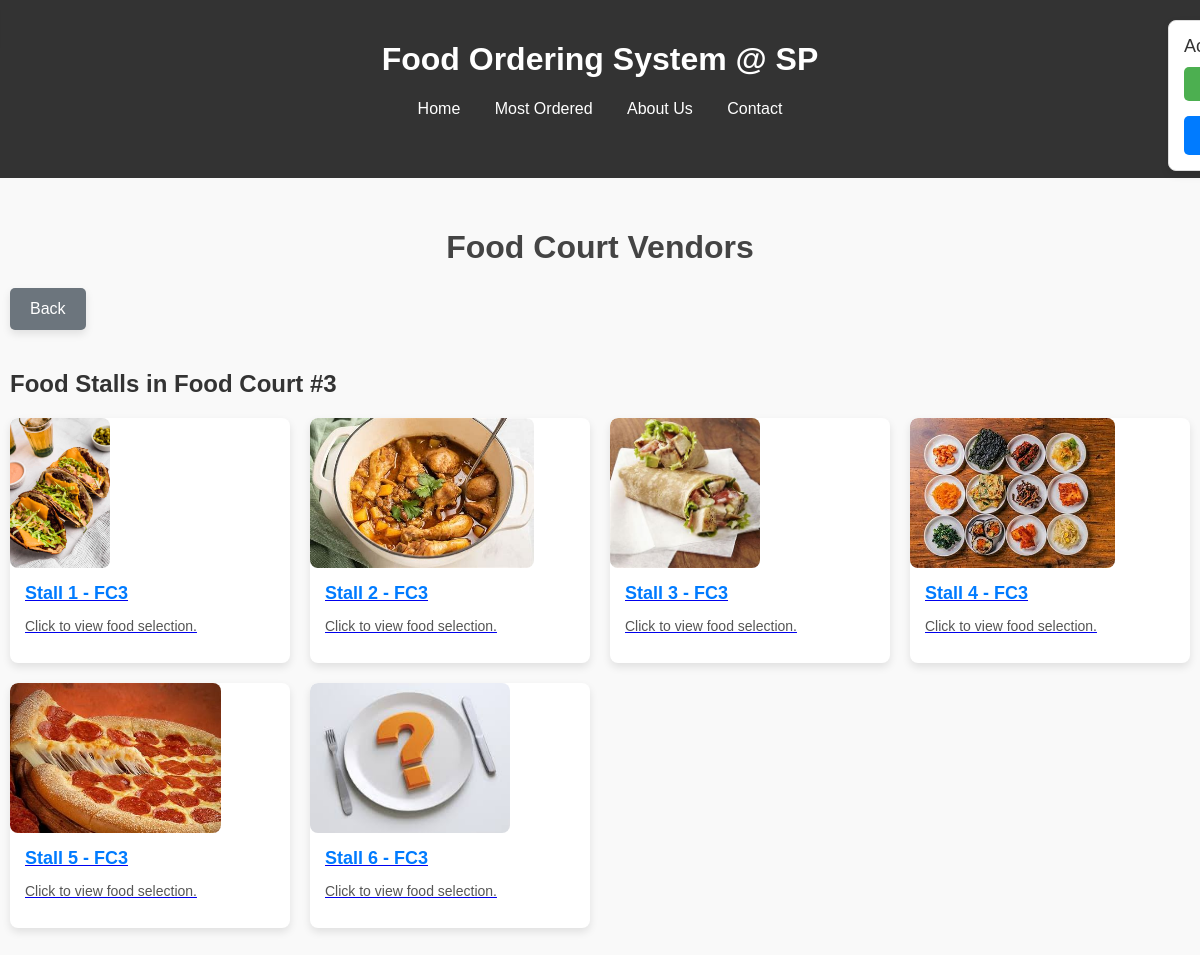
Page /FoodCourts/FC.php?food_court_id=3 (signed in) on the committed database.
### tables this page shows
CREATE TABLE `food_stalls` (
  `stall_id` int(11) NOT NULL,
  `stall_name` varchar(100) NOT NULL,
  `food_court_id` int(11) DEFAULT NULL,
  `contact_number` varchar(15) DEFAULT NULL,
  `availability` enum('Open','Closed','Temporarily Closed') DEFAULT 'Open',
  `opening_time` time DEFAULT NULL,
  `closing_time` time DEFAULT NULL,
  `description` text DEFAULT NULL,
  `stall_picture` varchar(255) DEFAULT NULL
);

### Scripts/common.php (called while the page is built, shortened)
<?php
$host = 'localhost';
$dbname = 'projectcsad';
$username = 'root';
$password = '';
$conn = new mysqli($host, $username, $password, $dbname);
$food_court_id = isset($_GET['food_court_id']) ? intval($_GET['food_court_id']) : 0;
function getFoodStalls($foodCourtId, $conn) {
    $query = "SELECT * FROM food_stalls WHERE food_court_id = ?";
    $stmt = $conn->prepare($query);
    $stmt->bind_param("i", $foodCourtId);
    $stmt->execute();
    return $stmt->get_result();
}
$stall_result = $food_court_id ? getFoodStalls($food_court_id, $conn) : null;
?>

### FoodCourts/FC.php (the view, shortened to what this page needs)
<?php
include $_SERVER['DOCUMENT_ROOT'] . '/projectCSAD/Scripts/common.php';
include $_SERVER['DOCUMENT_ROOT'] . '/projectCSAD/Scripts/Account.php';
echo $account,$main_head;
?>
<!DOCTYPE html>
<html lang="en">
<head>
    <link rel="stylesheet" href="../Scripts/FC1_6_CSS.css">
</head>
<body>
    <header>
    </header>
    <div class="container">
        <h1>Food Court Vendors</h1>
      <a href="javascript:history.back()" class="back-to-menu-btn">Back</a>
        <?php if (!$stall_id && $food_court_id): ?>
            <h2>Food Stalls in Food Court #<?= htmlspecialchars($food_court_id) ?></h2>
            <div class="vendor-grid">
                <?php while ($stall = $stall_result->fetch_assoc()):                 ?>
                    <a href="FC.php?vendor_id=<?= $food_court_id ?>&stall_id=<?= $stall['stall_id'] ?>" class="vendor-card">
                    <img src="<?= !empty($stall['stall_picture']) ? '/ProjectCSAD' . htmlspecialchars($stall['stall_picture']) : '/ProjectCSAD/uploads/unknown_food.jpg' ?>" alt="<?= htmlspecialchars($stall['stall_picture']) ?>" onerror="this.onerror=null;this.src='/ProjectCSAD/uploads/unknown_food.jpg';" style="width: auto; height: 150px; object-fit: cover; border-radius: 8px;">
                        <div class="vendor-details">
                            <h2><?= htmlspecialchars($stall['stall_name']) ?></h2>
                            <p>Click to view food selection.</p>
                        </div>
                    </a>
                <?php endwhile; ?>
            </div>
<?php endif; ?>
    </div>
</body>
</html>

### Scripts/FC1_6_CSS.css (style rules this page uses)
body { font-family: 'Arial', sans-serif; margin: 0; padding: 0; background-color: #f9f9f9; color: #333; }
header { background-color: #333; color: white; padding: 20px; text-align: center; }
.container { max-width: 1200px; margin: 20px auto; padding: 10px; }
h1 { text-align: center; color: #444; }
.vendor-grid, .food-items-grid { display: grid; grid-template-columns: repeat(auto-fit, minmax(250px, 1fr)); gap: 20px; margin-top: 20px; }
.vendor-card, .food-item-card { background: #fff; border-radius: 8px; box-shadow: 0 4px 8px rgba(0, 0, 0, 0.1); overflow: hidden; transition: transform 0.3s ease; }
.vendor-card img, .food-item-card img { width: 100%; height: 150px; object-fit: cover; }
.vendor-card .vendor-details, .food-item-card .food-item-details { padding: 15px; }
.vendor-card h2, .food-item-card h2 { font-size: 18px; margin: 0 0 10px; color: #007bff; }
.vendor-card p, .food-item-card p { font-size: 14px; color: #555; }

### FoodCourts/FC.php (style rules this page uses)
.back-to-menu-btn { display: inline-block; margin-bottom: 20px; padding: 12px 20px; background-color: #6c757d; color: white; text-decoration: none; border-radius: 5px; font-size: 16px; text-align: center; cursor: pointer; transition: background-color 0.3s ease, transform 0.3s ease; box-shadow: 0 4px 8px rgba(0, 0, 0, 0.1); }

### rows in the picture
food_stalls: stall_picture (picture), stall_name "Stall 1 - FC3"
food_stalls: stall_picture (picture), stall_name "Stall 2 - FC3"
food_stalls: stall_picture (picture), stall_name "Stall 3 - FC3"
food_stalls: stall_picture (picture), stall_name "Stall 4 - FC3"
food_stalls: stall_picture (picture), stall_name "Stall 5 - FC3"
food_stalls: shows a picture, stall_name "Stall 6 - FC3"

### other values in the picture
$food_court_id "3"
